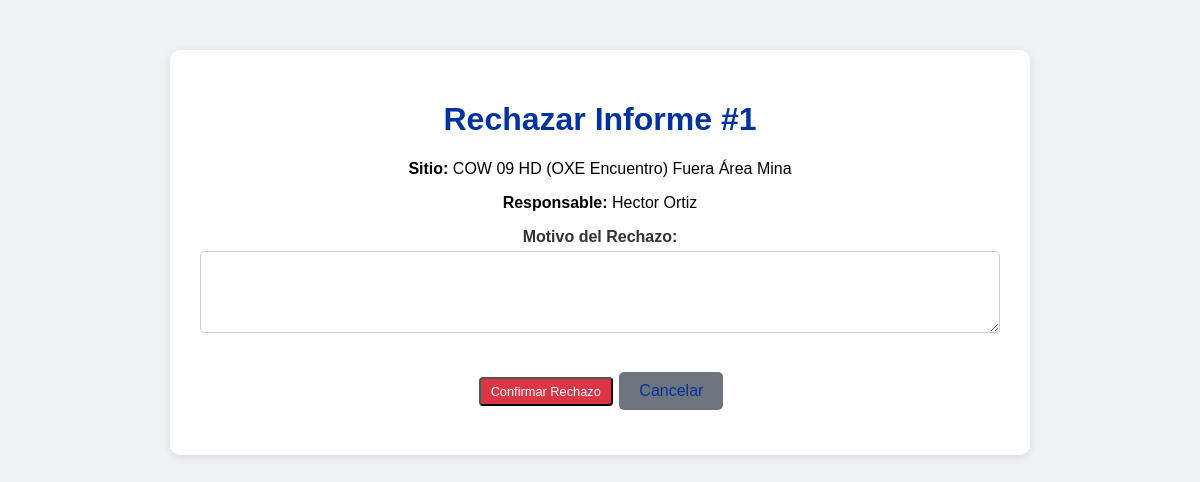
The page /rechazar_informe/1 (signed in) on the database as committed earlier.
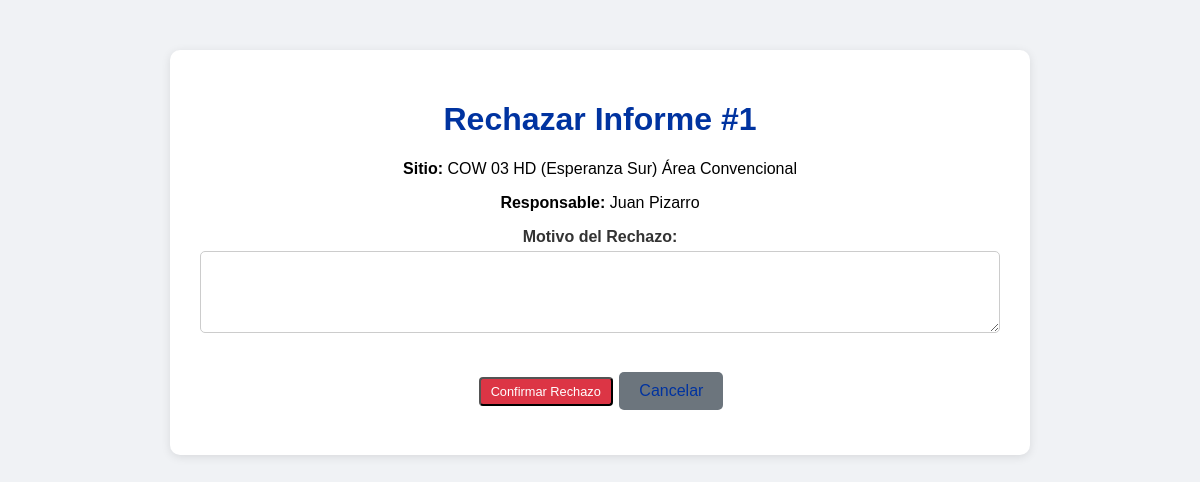
The same page on the database as committed later.
### app.py (models this page shows, shortened)
class InspeccionCOW(db.Model):
    id = db.Column(db.Integer, primary_key=True)
    usuario_id = db.Column(db.Integer, db.ForeignKey('usuario.id'), nullable=False)
    fecha = db.Column(db.String(20), nullable=False)
    dia_turno = db.Column(db.Integer, nullable=False)
    responsable = db.Column(db.String(50), nullable=False)
    nombre_sitio = db.Column(db.String(150), nullable=False)
    horometro = db.Column(db.Integer, nullable=False)
    hora_inicio = db.Column(db.String(10), nullable=False)
    hora_termino = db.Column(db.String(10), nullable=False)
    horas_funcionamiento = db.Column(db.Integer, nullable=True)
    cantidad_arranques = db.Column(db.Integer, nullable=True)
    nivel_aceite = db.Column(db.String(10), nullable=True)
    nivel_combustible = db.Column(db.String(10), nullable=True)
    nivel_refrigerante = db.Column(db.String(10), nullable=True)
    proxima_mantencion = db.Column(db.Integer, nullable=True)
    estado_ge_principal = db.Column(db.String(10), nullable=True)
    uso_ge_auxiliar = db.Column(db.String(5), nullable=True)
    limpieza_ge_interior = db.Column(db.String(5), nullable=True)
    limpieza_radiador = db.Column(db.String(5), nullable=True)
    sistema_combustible = db.Column(db.String(5), nullable=True)
    arranque_automatico = db.Column(db.String(5), nullable=True)
    limpieza_interior = db.Column(db.String(5), nullable=True)
    limpieza_exterior = db.Column(db.String(5), nullable=True)
    cable_5p_4p = db.Column(db.String(5), nullable=True)
    adaptador_ge_aux = db.Column(db.String(5), nullable=True)
    limpieza_rack_energia = db.Column(db.String(5), nullable=True)
    estado_planta_vertiv = db.Column(db.String(5), nullable=True)
    rectificador_n1 = db.Column(db.String(5), nullable=True)
    rectificador_n2 = db.Column(db.String(5), nullable=True)
    rectificador_n3 = db.Column(db.String(5), nullable=True)
    estado_air_scale = db.Column(db.String(5), nullable=True)
    estado_alarmas = db.Column(db.String(5), nullable=True)
    estado_7250_ixr = db.Column(db.String(5), nullable=True)
    estado_fpfh = db.Column(db.String(5), nullable=True)
    conversor_solar_n1 = db.Column(db.String(5), nullable=True)
    conversor_solar_n2 = db.Column(db.String(5), nullable=True)
    limpieza_rack_baterias = db.Column(db.String(5), nullable=True)
    estado_baterias = db.Column(db.String(5), nullable=True)
    estado_inversor = db.Column(db.String(5), nullable=True)
    estado_ventiladores = db.Column(db.String(5), nullable=True)
    limpieza_rack_telecom = db.Column(db.String(5), nullable=True)
    limpieza_paneles = db.Column(db.String(5), nullable=True)
    estructura_paneles = db.Column(db.String(5), nullable=True)
    cantidad_cunas = db.Column(db.String(10), nullable=True)
    checkpoints = db.Column(db.String(5), nullable=True)
    presion_neumaticos = db.Column(db.String(5), nullable=True)
    estado_torre = db.Column(db.String(5), nullable=True)
    estado_piolas_viento = db.Column(db.String(5), nullable=True)
    nivelacion_carro = db.Column(db.String(5), nullable=True)
    gatas_posicionamiento = db.Column(db.String(5), nullable=True)
    manivelas_izaje = db.Column(db.String(5), nullable=True)
    observaciones_ge = db.Column(db.Text, nullable=True)
    observaciones_rack = db.Column(db.Text, nullable=True)
    observaciones_estructuras = db.Column(db.Text, nullable=True)
    foto_1 = db.Column(db.String(200), nullable=True)
    foto_2 = db.Column(db.String(200), nullable=True)
    foto_3 = db.Column(db.String(200), nullable=True)
    foto_rack_1 = db.Column(db.String(200), nullable=True)
    foto_rack_2 = db.Column(db.String(200), nullable=True)
    foto_rack_3 = db.Column(db.String(200), nullable=True)
    foto_estructuras_1 = db.Column(db.String(200), nullable=True)
    foto_estructuras_2 = db.Column(db.String(200), nullable=True)
    foto_estructuras_3 = db.Column(db.String(200), nullable=True)
    foto_levantamiento_1 = db.Column(db.String(200), nullable=True)
    foto_levantamiento_2 = db.Column(db.String(200), nullable=True)
    foto_levantamiento_3 = db.Column(db.String(200), nullable=True)
    foto_levantamiento_4 = db.Column(db.String(200), nullable=True)
    foto_levantamiento_5 = db.Column(db.String(200), nullable=True)
    foto_levantamiento_6 = db.Column(db.String(200), nullable=True)
    foto_levantamiento_7 = db.Column(db.String(200), nullable=True)
    foto_levantamiento_8 = db.Column(db.String(200), nullable=True)
    foto_levantamiento_9 = db.Column(db.String(200), nullable=True)
    foto_levantamiento_10 = db.Column(db.String(200), nullable=True)
    foto_levantamiento_11 = db.Column(db.String(200), nullable=True)
    foto_levantamiento_12 = db.Column(db.String(200), nullable=True)
    foto_levantamiento_13 = db.Column(db.String(200), nullable=True)
    foto_levantamiento_14 = db.Column(db.String(200), nullable=True)
    foto_levantamiento_15 = db.Column(db.String(200), nullable=True)
    foto_levantamiento_16 = db.Column(db.String(200), nullable=True)
    foto_levantamiento_17 = db.Column(db.String(200), nullable=True)
    foto_levantamiento_18 = db.Column(db.String(200), nullable=True)
    foto_levantamiento_19 = db.Column(db.String(200), nullable=True)
    foto_levantamiento_20 = db.Column(db.String(200), nullable=True)
    foto_levantamiento_21 = db.Column(db.String(200), nullable=True)
    foto_levantamiento_22 = db.Column(db.String(200), nullable=True)
    foto_levantamiento_23 = db.Column(db.String(200), nullable=True)
    foto_levantamiento_24 = db.Column(db.String(200), nullable=True)
    foto_levantamiento_25 = db.Column(db.String(200), nullable=True)
    foto_levantamiento_26 = db.Column(db.String(200), nullable=True)
    foto_levantamiento_27 = db.Column(db.String(200), nullable=True)
    foto_levantamiento_28 = db.Column(db.String(200), nullable=True)
    foto_levantamiento_29 = db.Column(db.String(200), nullable=True)
    foto_levantamiento_30 = db.Column(db.String(200), nullable=True)
    foto_levantamiento_31 = db.Column(db.String(200), nullable=True)
    foto_levantamiento_32 = db.Column(db.String(200), nullable=True)
    foto_levantamiento_33 = db.Column(db.String(200), nullable=True)
    foto_mejora_1 = db.Column(db.String(200), nullable=True)
    descripcion_mejora_1 = db.Column(db.String(500), nullable=True)
    foto_mejora_2 = db.Column(db.String(200), nullable=True)
    descripcion_mejora_2 = db.Column(db.String(500), nullable=True)
    foto_mejora_3 = db.Column(db.String(200), nullable=True)
    descripcion_mejora_3 = db.Column(db.String(500), nullable=True)
    foto_mejora_4 = db.Column(db.String(200), nullable=True)
    descripcion_mejora_4 = db.Column(db.String(500), nullable=True)
    motivo_rechazo = db.Column(db.String(500), nullable=True)
    estado = db.Column(db.String(20), default='pendiente')  # pendiente, aprobado, rechazado
    fecha_registro = db.Column(db.DateTime, default=datetime.utcnow)
    usuario = db.relationship('Usuario', backref='inspecciones_cow')

### app.py (the view)
@app.route('/rechazar_informe/<int:id>', methods=['GET', 'POST'])
def rechazar_informe(id):
    if 'username' not in session:
        return redirect(url_for('login'))
    usuario_actual = Usuario.query.filter_by(username=session['username']).first()
    if usuario_actual.rol != 'supervisor':
        return "Acceso denegado", 403
    inspeccion = InspeccionCOW.query.get_or_404(id)
    if request.method == 'POST':
        motivo = request.form.get('motivo_rechazo', '')
        inspeccion.estado = 'rechazado'
        inspeccion.motivo_rechazo = motivo
        db.session.commit()
        return redirect(url_for('ver_informes'))
    return render_template('rechazar_informe.html', inspeccion=inspeccion)

### templates/rechazar_informe.html (shortened to what this page needs)
<!DOCTYPE html>
<html lang="es">
<head>
    <link rel="stylesheet" href="{{ url_for('static', filename='style.css') }}">
</head>
<body>
    <div class="container">
        <h1>Rechazar Informe #{{ inspeccion.id }}</h1>
        <p><strong>Sitio:</strong> {{ inspeccion.nombre_sitio }}</p>
        <p><strong>Responsable:</strong> {{ inspeccion.responsable }}</p>
        <form method="POST">
            <div class="form-group">
                <label for="motivo_rechazo">Motivo del Rechazo:</label>
                <textarea name="motivo_rechazo" id="motivo_rechazo" class="form-control" rows="4" required></textarea>
            </div>
            <div class="form-group">
                <button type="submit" class="btn-rechazar">Confirmar Rechazo</button>
                <a href="{{ url_for('ver_informes') }}" class="btn-volver">Cancelar</a>
            </div>
        </form>
    </div>
</body>
</html>

### static/style.css (style rules this page uses)
body { font-family: Arial, sans-serif; background-color: #f0f2f5; margin: 0; padding: 0; }
.container { max-width: 800px; margin: 50px auto; background-color: white; padding: 30px; border-radius: 10px; box-shadow: 0 2px 10px rgba(0,0,0,0.1); text-align: center; }
.container h1 { color: #0033a0; }
.container a { display: inline-block; margin-top: 20px; color: #0033a0; text-decoration: none; }
.form-group { margin-bottom: 15px; }
.form-group label { display: block; margin-bottom: 5px; font-weight: bold; color: #333; }
.form-control { width: 100%; padding: 10px; border: 1px solid #ccc; border-radius: 5px; box-sizing: border-box; }
.btn-ver, .btn-aprobar, .btn-rechazar { padding: 5px 10px; border-radius: 4px; text-decoration: none; font-size: 0.8em; margin: 0 2px; }
.btn-rechazar { background-color: #dc3545; color: white; }
.btn-volver { background-color: #6c757d; color: white; padding: 10px 20px; border-radius: 5px; text-decoration: none; }

Rows that differ between the two databases and show on the page:
changed InspeccionCOW id 1: nombre_sitio "COW 09 HD (OXE Encuentro) Fuera Área Mina" → "COW 03 HD (Esperanza Sur) Área Convencional"; responsable "Hector Ortiz" → "Juan Pizarro"
